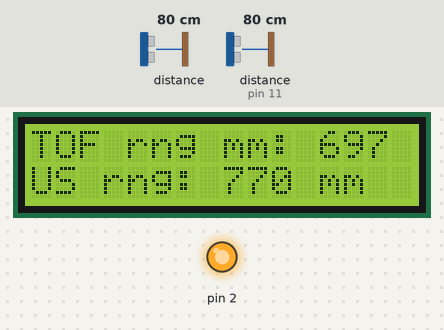
Simulated run of this sketch. Board: Arduino Uno, built with avr-gcc and run on an emulated ATmega328P. Parts: 16×2 character LCD, output pins drawn as LEDs (lit = HIGH). Wiring (inferred from the names in the program): ultrasonic range finder: trigger pin 3; echo pin 11. The inputs (shaded band) are chosen by the test bench; at power-on: distance to the obstacle (sensor on pin 11) 80 cm, distance to the obstacle 80 cm. The echo pulse lasts 58.3 µs per cm; pins used as bus, display or sensor lines are not drawn; what the sketch prints to the serial monitor is not drawn.

Above: at 1.2 s.
1.3 s: distance to the obstacle (sensor on pin 11) set to 18 cm
At 2.2 s:
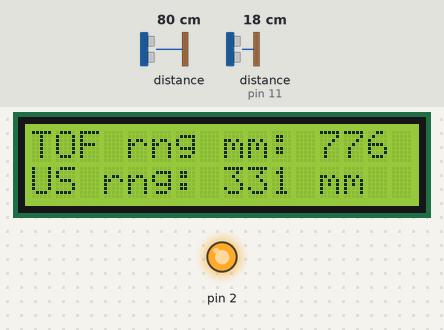
2.9 s: distance to the obstacle (sensor 0) set to 2 cm
At 3.05 s:
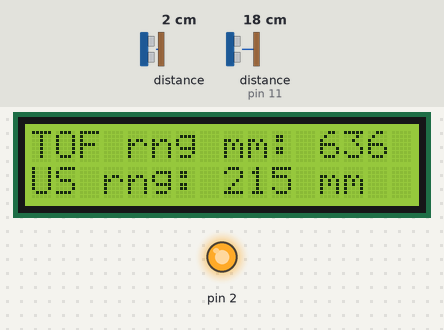
4.4 s: distance to the obstacle (sensor 0) set to 9 cm
At 5.8 s:
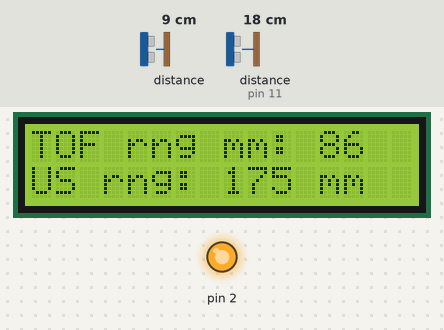
6.1 s: distance to the obstacle (sensor on pin 11) set to 9 cm
At 6.3 s:
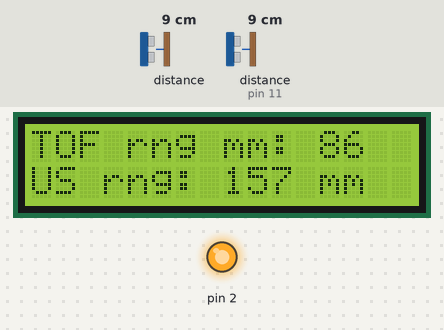
7.7 s: distance to the obstacle (sensor 0) set to 4 cm
At 7.85 s:
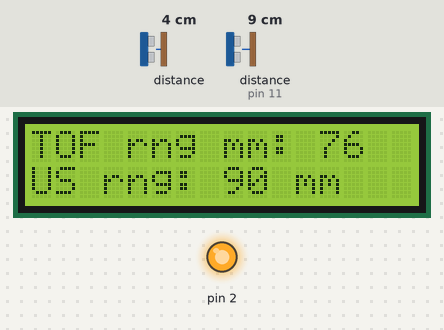
9.2 s: distance to the obstacle (sensor on pin 11) set to 2 cm
At 11.6 s:
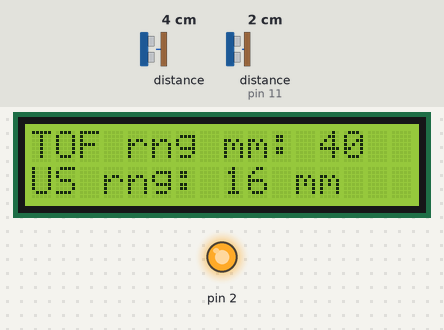

Measured:
- after the input at 6.1 s, the display: changes after 0.14 s (image 4)

The sketch:

SR04_VL53_LCDuno.ino
```cpp
/*
  SR04+VL53 LCD uno uses polo's code vl53l0x_ContinuousRanging TOF
  (on adafrut board) + SR04 US module for demo of 2 rangefinders
  on 1 LCD display
  Uses: polo vl53lox lib, elapsedMillis, liquidCrystal, wire lib,
  expon MA

  both range readings are in mm., TOF good to ~ 1200 w/
  white wall, normal room lite; US good to 3000 mm ?

   Trig pin to digital pin 3
   Echo pin to digital pin 11

*/

#include <Wire.h>
#include <VL53L0X.h>
#include <elapsedMillis.h>  // to .print at interval
#include <LiquidCrystal.h>
#define CM 1    //Centimeter, 1 tells loop to display CM, Inch otherwise
#define TP 3   //Trigger pin
#define EP 11   //Echo pin

VL53L0X sensor;

elapsedMillis timeElapsed; // declare global so not reset every loop
unsigned int interval = 2000;  // ms for local ser mon print

LiquidCrystal lcd(8, 9, 4, 5, 6, 7);

void setup()
{
  Serial.begin(9600);
  lcd.begin(16, 2);    // 16 col, 2 row LCD
  Wire.begin();
  pinMode(TP, OUTPUT);   // TP output pin for US trigger
  pinMode(EP, INPUT);     // EP input pin for US echo
  pinMode(2, OUTPUT);
  digitalWrite(2, HIGH); // 5 v for US module power

  sensor.init();
  sensor.setTimeout(500);

  // for continuous back-to-back mode (take readings as
  // fast as possible)(empty). I use continuous timed mode
  // instead, provide a desired inter-measurement period in
  // ms (e.g. sensor.startContinuous(100)).
  sensor.startContinuous(100);

  Serial.println(" range find w/ VL53L0X continuous + SR04");

} // end setup


void loop()
{
  static uint16_t distAvg = 690; // US range, need to start somewhere
  static int avgRng = 200;
  int range = sensor.readRangeContinuousMillimeters();

  // Serial.print(sensor.readRangeContinuousMillimeters());
  if (sensor.timeoutOccurred())
  {
    Serial.println(" TIMEOUT");
  }

  // expon MA smoothes output; choose speed vs stability
  avgRng = (((avgRng * 4) + range) / 5);

  uint32_t microseconds = TP_init(); // activates the pulser, gets uS back
  delay(20); // how long to wait for echo # -- OK up to 3000mm, 3m
  uint16_t dist = Distance(microseconds, CM);
  // calc expon MA
  distAvg = round((distAvg * 4) + dist) / 5;

  lcd.clear();
  // lcd.setCursor(0, 0);
  lcd.print("TOF rng mm: ");
  lcd.print(avgRng);
  lcd.setCursor(0, 1);
  lcd.print("US rng: ");
  lcd.print(distAvg);
  if (CM) lcd.print(" mm");
  else lcd.print(" in");

  // print to ser. mon. at sane interval
  if (timeElapsed > interval)
  {
    Serial.print("TOF Distance (mm): ");
    Serial.println(avgRng);
    Serial.print("US Distance (mm): ");
    Serial.print(distAvg);
    timeElapsed = 0;
    Serial.println();  // blank line between data sets
  }  // end if time elapsed

  delay(80);
}  // end loop

uint32_t TP_init()  // triggers pulse, reads echo width
{
  digitalWrite(TP, LOW);
  delayMicroseconds(2);
  digitalWrite(TP, HIGH); // make Trig pin HIGH >= 10us
  delayMicroseconds(10);
  digitalWrite(TP, LOW);
  delayMicroseconds(2);
  // pulse read waits for the echo pin to go HIGH, and
  // returns the length of the echo pulse in microseconds
  uint32_t microseconds = pulseIn(EP, HIGH);
  return microseconds;
}

uint16_t Distance(uint32_t time, int flag)  // returns distance as unsigned int
{
  uint16_t distance;  // SR04 only works to ~3m, so max time uS < 18K
  if (flag) // display in cm./1000 or mm /100
    distance = (time * 17) / 100; // want mm to demo sending large #
  // distance  = ((Duration of high level)*(Sonic:340m/s))/2
  // = ((Duration of high level)*(Sonic :0.034 cm/uS))/2
  else  // 1122 ft/sec   13464 in/sec   0.0135 in/uS / 2 for bounce
    distance = (time * 67) / 10000;       // INches
  return distance;
}  // end Distance
```
